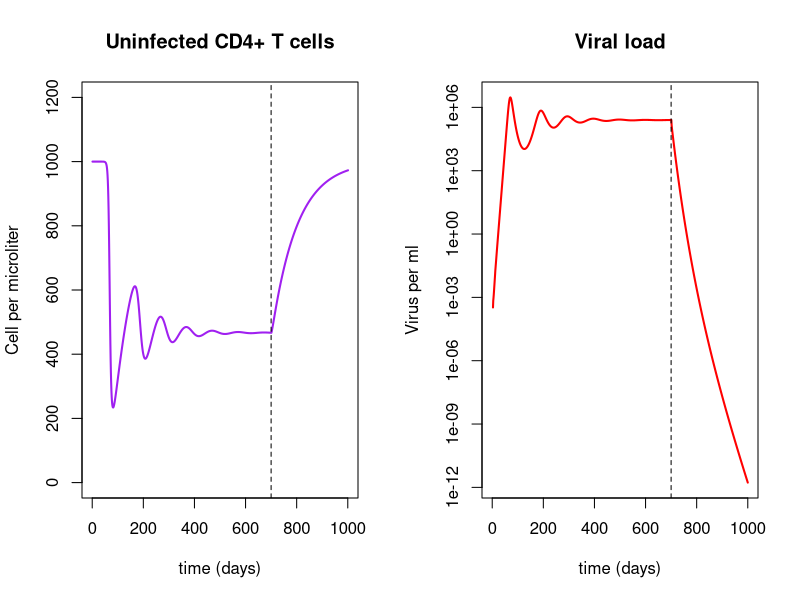

The R script that drew this image:

rm(list=ls()) #this clears the workspace to make sure no leftover variables are floating around. Not strictly needed
dev.off()
graphics.off(); #close all graphics windows
library(deSolve)
require(deSolve)  #loads ODE solver package

#Differential equations for uninfected cells, infected cells and virus
#FOr time t=0 to t=600  and after t=750 there is no treatment 

odeequations=function(t,y,parms) 
{ 
  U=y[1]; #uninfected cells
  I=y[2]; #infected cells
  VI=y[3]; #infectious virus
  
  if (t<treat.init) {
    dUdt=lambda-d*U-(1-eRTI1)*b*VI*U;
    dIdt=(1-eRTI1)*b*VI*U-delta*I;
    dVIdt=(1-ePI1)*p*I-c*VI;
  }
  else {
    dUdt=lambda-d*U-(1-eRTI2)*b*VI*U;
    dIdt=(1-eRTI2)*b*VI*U-delta*I;
    dVIdt=(1-ePI2)*p*I-c*VI;
  }
 
  return(list(c(dUdt,dIdt,dVIdt)));
  
  
} #end function specifying the ODEs



#############
#main program
#############
tmax=1000;              
timevec=seq(0,tmax,1); #vector of times
treat.init=700
treat.int=850

#values for model parameters,
lambda=10;#unit: [/mm3 day]
d=0.01;#unit: [/day]
b=4.57e-5;#unit: [mm3/day]
delta=0.4;#unit: [/day]
p=45;#unit: [/cell day]
c=2.4;#unit: [/day]
eRTI1=0; #Reverse Transcriptise Inhibitor efficacy when patient is not getting treatment
ePI1=0; #Protease Inhibitor efficacy when patient is not getting treatment
eRTI2=0.4; #Reverse Transcriptise Inhibitor efficacy when patient is getting treatment
ePI2=0.4; #Protease Inhibitor efficacy when patient is getting treatment
hb=1e6
#Initial condition 
U=1000; #initial number of uninfected cells  
VI=1e-6;#initial number for free infectious virus V
I=0; #initial number of infected cells 
Y0=c(U, I, VI);  #combine initial conditions into a vector 


odeoutput1 = lsoda(Y0,timevec,odeequations,parms="",atol=1e-5)



layout(matrix(c(1,2),ncol=2, byrow=T))

#plot results



#Plot uninfected cells with its upper and lower bounds
plot(odeoutput1[,2],type="l",xlab="time (days)",ylab="Cell per microliter",main="Uninfected CD4+ T cells", col="purple",lwd=2,xlim=c(0,tmax),ylim=c(0,1200))
abline(v=treat.init,lty=c(2))

#Plot viral load with its upper and lower bounds
viral.treat=matrix(0,nrow=tmax,ncol=1)
viral.treat
for (i in 0:tmax) {
  viral.treat[i]=max(0,odeoutput1[i,4])
}
plot(viral.treat*1000,type="l",xlab="time (days)",ylab="Virus per ml",main="Viral load",col="red",lwd=2,xlim=c(0,tmax),log="y")
abline(v=treat.init,lty=c(2))
